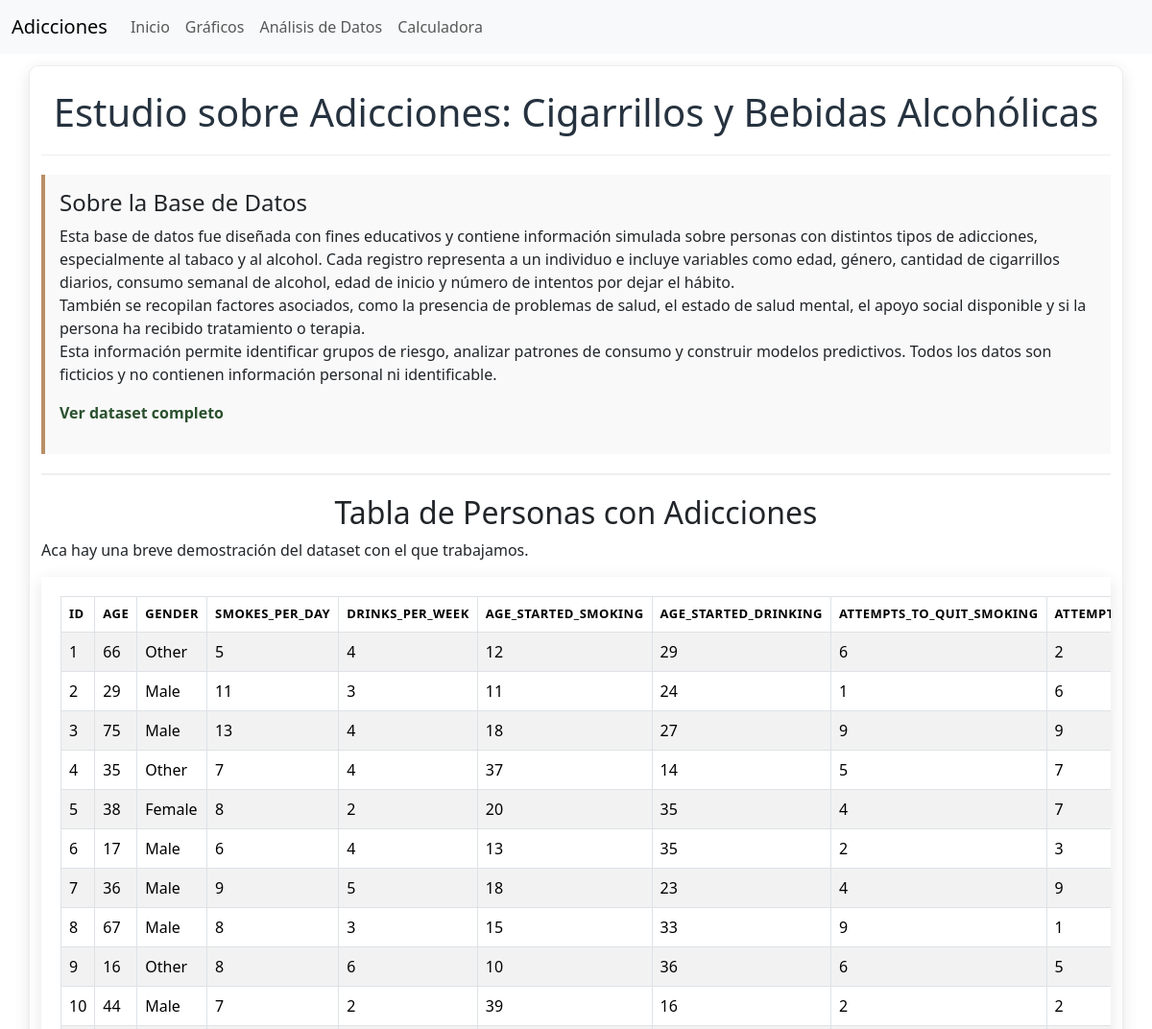
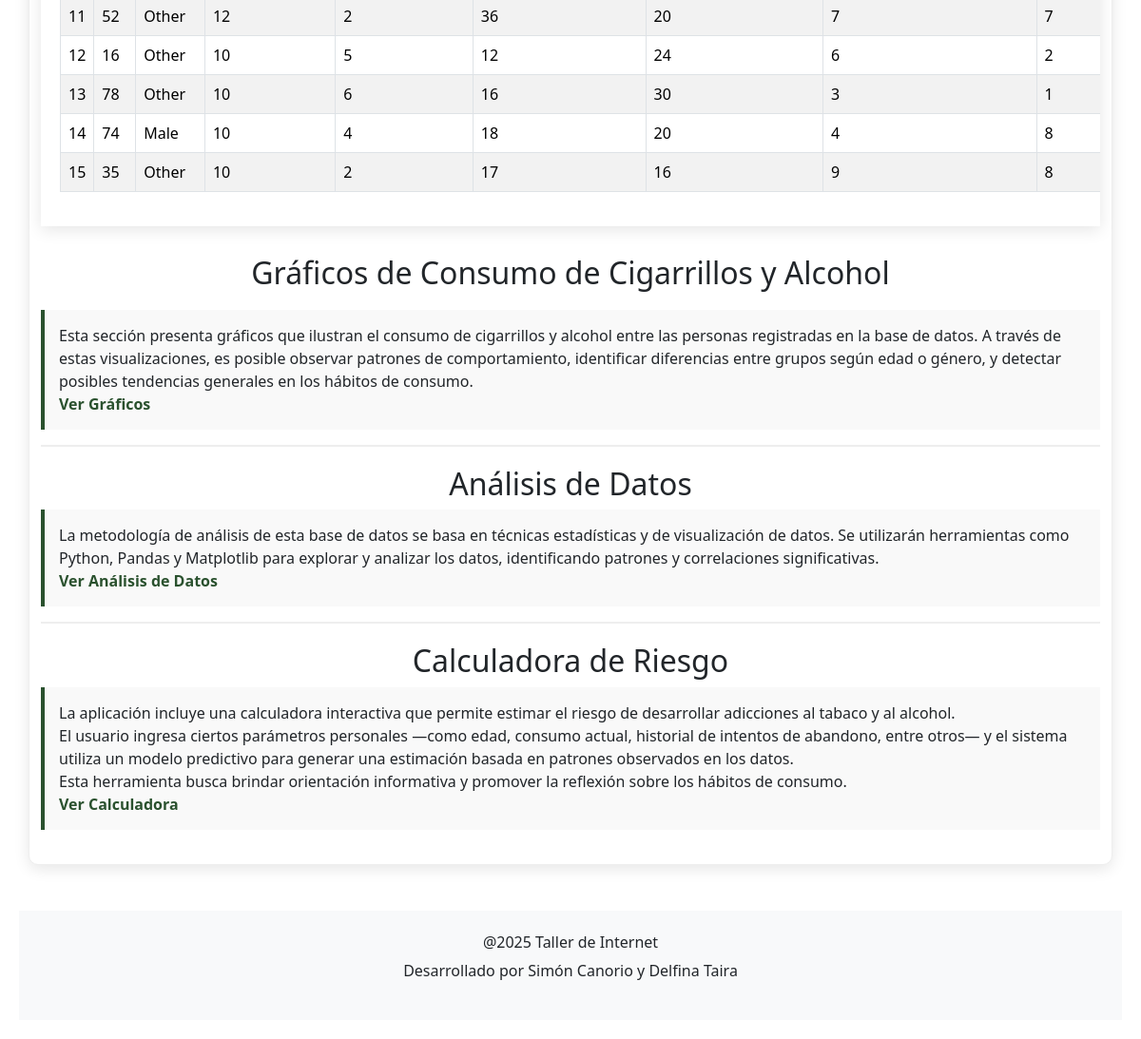
The page / on the database its author committed (2 pictures, top to bottom).
### app.py (models this page shows)
class Persona(db.Model):
    id = db.Column(db.Integer, primary_key=True)
    age = db.Column(db.Integer)
    gender = db.Column(db.String(20))
    smokes_per_day = db.Column(db.Integer)
    drinks_per_week = db.Column(db.Integer)
    age_started_smoking = db.Column(db.Integer)
    age_started_drinking = db.Column(db.Integer)
    attempts_to_quit_smoking = db.Column(db.Integer)
    attempts_to_quit_drinking = db.Column(db.Integer)
    has_health_issues = db.Column(db.Boolean)
    mental_health_status = db.Column(db.String(50))
    social_support = db.Column(db.String(50))
    therapy_history = db.Column(db.String(50))

### app.py (the view)
@app.route('/')
def index(limit=15):
    personas = Persona.query.limit(limit).all()
    datos_cargados = len(personas) > 0
    return render_template('index.html', personas=personas, datos_cargados=datos_cargados)

### app.py (called while the page is built)
@app.before_request
def limpiar_una_vez():
    global inicializado
    if not inicializado:
        db.create_all()
        db.session.query(Persona).delete()
        db.session.commit()
        inicializado = True

### templates/index.html (shortened to what this page needs)
{% extends "base.html" %}
{% block content %}
<header>
    <h1 id="inicio">Estudio sobre Adicciones: Cigarrillos y Bebidas Alcohólicas</h1>
</header>
<section class="descripcion">
    <h4>Sobre la Base de Datos</h4>
    <p>
        Esta base de datos fue diseñada con fines educativos y contiene información simulada sobre personas con distintos tipos de adicciones, especialmente al tabaco y al alcohol. Cada registro representa a un individuo e incluye variables como edad, género, cantidad de cigarrillos diarios, consumo semanal de alcohol, edad de inicio y número de intentos por dejar el hábito.
        <br>También se recopilan factores asociados, como la presencia de problemas de salud, el estado de salud mental, el apoyo social disponible y si la persona ha recibido tratamiento o terapia.
        <br>Esta información permite identificar grupos de riesgo, analizar patrones de consumo y construir modelos predictivos. Todos los datos son ficticios y no contienen información personal ni identificable.
    </p>
        <p><a href="{{ url_for('dataset_completo') }}", class="graficos-link">Ver dataset completo</a></p>
</section>
<section class="tabla-personas">
    <h2 id="dataset">Tabla de Personas con Adicciones</h2>
    {% if datos_cargados %}
        <p>Aca hay una breve demostración del dataset con el que trabajamos.</p>
        <div class="table-wrapper">
            <table class="table table-bordered table-striped">
                <thead>
                    <tr>
                        {% for col in personas[0].__table__.columns.keys() %}
                            <th>{{ col }}</th>
                        {% endfor %}
                    </tr>
                </thead>
                <tbody>
                    {% for persona in personas %}
                        <tr>
                            {% for col in persona.__table__.columns.keys() %}
                                <td>{{ persona[col] }}</td>
                            {% endfor %}
                        </tr>
                    {% endfor %}
                </tbody>
            </table>
        </div>
    {% endif %}
</section>
<section>
    <h2 id="graficos">Gráficos de Consumo de Cigarrillos y Alcohol</h2>
    <p class="descripcion-graficos">
      Esta sección presenta gráficos que ilustran el consumo de cigarrillos y alcohol entre las personas registradas en la base de datos. A través de estas visualizaciones, es posible observar patrones de comportamiento, identificar diferencias entre grupos según edad o género, y detectar posibles tendencias generales en los hábitos de consumo.
        <br><a class="graficos-link" href="{{ url_for('graficos') }}">Ver Gráficos</a>
    </p>
</section>
<section>
    <h2 id="analisis_de_datos">Análisis de Datos</h2>
    <p class="descripcion-analisis">
        La metodología de análisis de esta base de datos se basa en técnicas estadísticas y de visualización de datos. Se utilizarán herramientas como Python, Pandas y Matplotlib para explorar y analizar los datos, identificando patrones y correlaciones significativas.
        <br><a class="analisis-link" href="{{ url_for('analisis_de_datos') }}">Ver Análisis de Datos</a>
    </p>
</section>
<section>
    <h2 id="calculadora">Calculadora de Riesgo</h2>
    <p class="descripcion-calculadora">
      La aplicación incluye una calculadora interactiva que permite estimar el riesgo de desarrollar adicciones al tabaco y al alcohol.
        <br>El usuario ingresa ciertos parámetros personales —como edad, consumo actual, historial de intentos de abandono, entre otros— y el sistema utiliza un modelo predictivo para generar una estimación basada en patrones observados en los datos.
        <br>Esta herramienta busca brindar orientación informativa y promover la reflexión sobre los hábitos de consumo.
        <br><a class="calculadora" href="{{ url_for('predict') }}">Ver Calculadora</a>
    </p>
</section>
{% endblock %}

### templates/base.html (shortened to what this page needs)
<!DOCTYPE html>
<html lang="es">
<head>
    <link rel="stylesheet" href="{{ url_for('static', filename='css/style.css') }}">
    {% block head %}
    <link href="https://cdn.jsdelivr.net/npm/bootstrap@5.3.6/dist/css/bootstrap.min.css" rel="stylesheet">
    {% endblock %}
</head>
<body>
    <nav class="navbar navbar-expand-lg bg-body-tertiary fixed-top">
        <div class="container-fluid">
            <a class="navbar-brand" href="{{ url_for('index') }}">Adicciones</a>
            <div class="collapse navbar-collapse" id="navbarNav">
                <ul class="navbar-nav">
                    <li class="nav-item">
                        <a class="nav-link" href="{{ url_for('index') }}#inicio">Inicio</a>
                    </li>
                    <li class="nav-item">
                        <a class="nav-link" href="{{ url_for('index') }}#graficos">Gráficos</a>
                    </li>
                    <li class="nav-item">
                        <a class="nav-link" href="{{ url_for('index') }}#analisis_de_datos">Análisis de Datos</a>
                    </li>
                    <li class="nav-item">
                        <a class="nav-link" href="{{ url_for('index') }}#calculadora">Calculadora</a>
                    </li>
                </ul>
            </div>
        </div>
    </nav>
    <main class="container mt-5 pt-4">
        {% block content %}{% endblock %}
    </main>
    <footer class="text-center py-4 bg-light mt-5">
        <div>
            <h6>@2025 Taller de Internet</h6>
            <p>Desarrollado por Simón Canorio y Delfina Taira</p>
        </div>
    </footer>
</body>
</html>

### static/css/style.css (style rules this page uses)
body { font-family: Arial, sans-serif; line-height: 1.6; margin: 0; padding: 20px; background-color: #f5f5f5; box-sizing: border-box; }
.container { max-width: 1200px; margin: 50px auto; padding: 20px; box-sizing: border-box; box-shadow: 0 4px 16px rgba(0, 0, 0, 0.1); background-color: white; border: 1px solid #eee; margin-bottom: 40px; border-radius: 10px; }
#inicio { color: #26323f; text-align: center; padding-bottom: 20px; border-bottom: 1px solid #eee; }
.descripcion { background-color: #f9f9f9; padding: 15px; border-left: 4px solid #ba8f67; margin-top: 20px; }
#dataset { padding-top: 20px; text-align: center; margin-top: 20px; border-top: 2px solid #eee; }
#graficos { text-align: center; padding-top: 30px; }
.descripcion-graficos { background-color: #f9f9f9; padding: 15px; padding-bottom: 15px; border-left: 4px solid #2a512e; margin-top: 20px; }
.graficos-link { color: #2a512e; text-decoration: none; font-weight: bold; }
#analisis_de_datos { text-align: center; padding-top: 20px; border-top: 2px solid #eee; }
.descripcion-analisis { background-color: #f9f9f9; padding: 15px; border-left: 4px solid #2a512e; }
.analisis-link { color: #2a512e; text-decoration: none; font-weight: bold; }
#calculadora { text-align: center; padding-top: 20px; border-top: 2px solid #eee; }
.descripcion-calculadora { background-color: #f9f9f9; padding: 15px; border-left: 4px solid #2a512e; }
.calculadora { color: #2a512e; text-decoration: none; font-weight: bold; }
.table-wrapper { overflow-x: auto; background: white; padding: 20px; box-shadow: 0 4px 16px rgba(0, 0, 0, 0.1); scrollbar-width: none; }
th { color: white; text-transform: uppercase; font-size: 13px; letter-spacing: 0.5px; }

### rows shown on the page
Persona: id "1" "66" "Other" "5" "4" "12" "29" "6" "2"
Persona: id "2" "29" "Male" "11" "3" "11" "24" "1" "6"
Persona: id "3" "75" "Male" "13" "4" "18" "27" "9" "9"
Persona: id "4" "35" "Other" "7" "4" "37" "14" "5" "7"
Persona: id "5" "38" "Female" "8" "2" "20" "35" "4" "7"
Persona: id "6" "17" "Male" "6" "4" "13" "35" "2" "3"
Persona: id "7" "36" "Male" "9" "5" "18" "23" "4" "9"
Persona: id "8" "67" "Male" "8" "3" "15" "33" "9" "1"
Persona: id "9" "16" "Other" "8" "6" "10" "36" "6" "5"
Persona: id "10" "44" "Male" "7" "2" "39" "16" "2" "2"
Persona: id "11" "52" "Other" "12" "2" "36" "20" "7" "7"
Persona: id "12" "16" "Other" "10" "5" "12" "24" "6" "2"
Persona: id "13" "78" "Other" "10" "6" "16" "30" "3" "1"
Persona: id "14" "74" "Male" "10" "4" "18" "20" "4" "8"
Persona: id "15" "35" "Other" "10" "2" "17" "16" "9" "8"

### other values the page prints
{{ col }} "ID" "AGE" "GENDER" "SMOKES_PER_DAY" "DRINKS_PER_WEEK" "AGE_STARTED_SMOKING" "AGE_STARTED_DRINKING" "ATTEMPTS_TO_QUIT_SMOKING"
